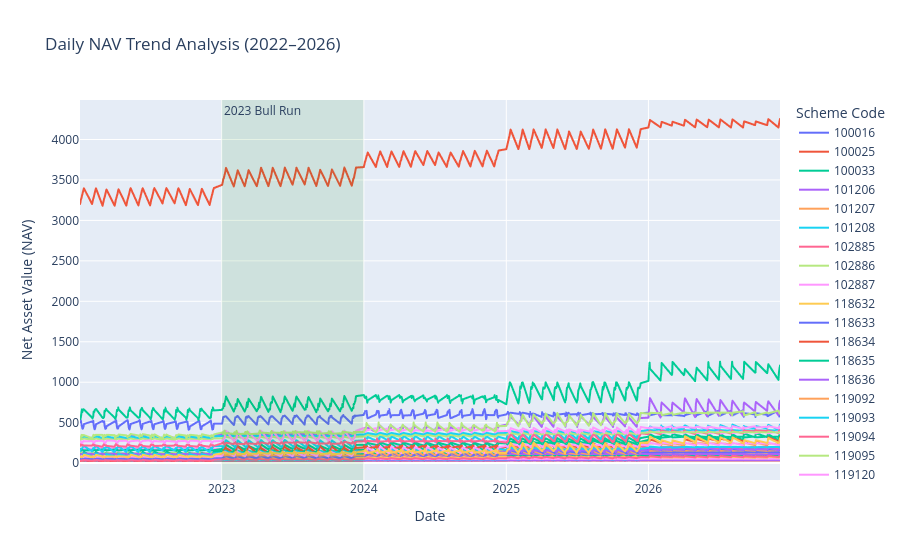

This figure's notebook cell:
### Code cell
fig.add_vrect(
    x0='2023-01-01',
    x1='2023-12-31',
    fillcolor='green',
    opacity=0.10,
    line_width=0,
    annotation_text='2023 Bull Run',
    annotation_position='top left'
)

### Figure 1 — Plotly figure (JSON) as saved in the notebook; plotly's stock layout.template omitted (floating-point values rounded to 4 significant figures; data arrays with more than 128 entries replaced by an {"elided": "..."} marker saying what was removed)
{"data": [{"customdata": {"elided": "453x1 int values"}, "hovertemplate": "Scheme Code=%{customdata[0]}<br>Date=%{x}<br>Net Asset Value (NAV)=%{y}<extra></extra>", "legendgroup": "100016", "line": {"color": "#636efa", "dash": "solid"}, "marker": {"symbol": "circle"}, "mode": "lines", "name": "100016", "showlegend": true, "type": "scattergl", "x": {"elided": "453 str values"}, "xaxis": "x", "y": {"elided": "453 float values"}, "yaxis": "y"}, {"customdata": {"elided": "453x1 int values"}, "hovertemplate": "Scheme Code=%{customdata[0]}<br>Date=%{x}<br>Net Asset Value (NAV)=%{y}<extra></extra>", "legendgroup": "100025", "line": {"color": "#EF553B", "dash": "solid"}, "marker": {"symbol": "circle"}, "mode": "lines", "name": "100025", "showlegend": true, "type": "scattergl", "x": {"elided": "453 str values"}, "xaxis": "x", "y": {"elided": "453 float values"}, "yaxis": "y"}, {"customdata": {"elided": "453x1 int values"}, "hovertemplate": "Scheme Code=%{customdata[0]}<br>Date=%{x}<br>Net Asset Value (NAV)=%{y}<extra></extra>", "legendgroup": "100033", "line": {"color": "#00cc96", "dash": "solid"}, "marker": {"symbol": "circle"}, "mode": "lines", "name": "100033", "showlegend": true, "type": "scattergl", "x": {"elided": "453 str values"}, "xaxis": "x", "y": {"elided": "453 float values"}, "yaxis": "y"}, {"customdata": {"elided": "453x1 int values"}, "hovertemplate": "Scheme Code=%{customdata[0]}<br>Date=%{x}<br>Net Asset Value (NAV)=%{y}<extra></extra>", "legendgroup": "101206", "line": {"color": "#ab63fa", "dash": "solid"}, "marker": {"symbol": "circle"}, "mode": "lines", "name": "101206", "showlegend": true, "type": "scattergl", "x": {"elided": "453 str values"}, "xaxis": "x", "y": {"elided": "453 float values"}, "yaxis": "y"}, {"customdata": {"elided": "453x1 int values"}, "hovertemplate": "Scheme Code=%{customdata[0]}<br>Date=%{x}<br>Net Asset Value (NAV)=%{y}<extra></extra>", "legendgroup": "101207", "line": {"color": "#FFA15A", "dash": "solid"}, "marker": {"symbol": "circle"}, "mode": "lines", "name": "101207", "showlegend": true, "type": "scattergl", "x": {"elided": "453 str values"}, "xaxis": "x", "y": {"elided": "453 float values"}, "yaxis": "y"}, {"customdata": {"elided": "453x1 int values"}, "hovertemplate": "Scheme Code=%{customdata[0]}<br>Date=%{x}<br>Net Asset Value (NAV)=%{y}<extra></extra>", "legendgroup": "101208", "line": {"color": "#19d3f3", "dash": "solid"}, "marker": {"symbol": "circle"}, "mode": "lines", "name": "101208", "showlegend": true, "type": "scattergl", "x": {"elided": "453 str values"}, "xaxis": "x", "y": {"elided": "453 float values"}, "yaxis": "y"}, {"customdata": {"elided": "453x1 int values"}, "hovertemplate": "Scheme Code=%{customdata[0]}<br>Date=%{x}<br>Net Asset Value (NAV)=%{y}<extra></extra>", "legendgroup": "102885", "line": {"color": "#FF6692", "dash": "solid"}, "marker": {"symbol": "circle"}, "mode": "lines", "name": "102885", "showlegend": true, "type": "scattergl", "x": {"elided": "453 str values"}, "xaxis": "x", "y": {"elided": "453 float values"}, "yaxis": "y"}, {"customdata": {"elided": "453x1 int values"}, "hovertemplate": "Scheme Code=%{customdata[0]}<br>Date=%{x}<br>Net Asset Value (NAV)=%{y}<extra></extra>", "legendgroup": "102886", "line": {"color": "#B6E880", "dash": "solid"}, "marker": {"symbol": "circle"}, "mode": "lines", "name": "102886", "showlegend": true, "type": "scattergl", "x": {"elided": "453 str values"}, "xaxis": "x", "y": {"elided": "453 float values"}, "yaxis": "y"}, {"customdata": {"elided": "453x1 int values"}, "hovertemplate": "Scheme Code=%{customdata[0]}<br>Date=%{x}<br>Net Asset Value (NAV)=%{y}<extra></extra>", "legendgroup": "102887", "line": {"color": "#FF97FF", "dash": "solid"}, "marker": {"symbol": "circle"}, "mode": "lines", "name": "102887", "showlegend": true, "type": "scattergl", "x": {"elided": "453 str values"}, "xaxis": "x", "y": {"elided": "453 float values"}, "yaxis": "y"}, {"customdata": {"elided": "453x1 int values"}, "hovertemplate": "Scheme Code=%{customdata[0]}<br>Date=%{x}<br>Net Asset Value (NAV)=%{y}<extra></extra>", "legendgroup": "118632", "line": {"color": "#FECB52", "dash": "solid"}, "marker": {"symbol": "circle"}, "mode": "lines", "name": "118632", "showlegend": true, "type": "scattergl", "x": {"elided": "453 str values"}, "xaxis": "x", "y": {"elided": "453 float values"}, "yaxis": "y"}, {"customdata": {"elided": "453x1 int values"}, "hovertemplate": "Scheme Code=%{customdata[0]}<br>Date=%{x}<br>Net Asset Value (NAV)=%{y}<extra></extra>", "legendgroup": "118633", "line": {"color": "#636efa", "dash": "solid"}, "marker": {"symbol": "circle"}, "mode": "lines", "name": "118633", "showlegend": true, "type": "scattergl", "x": {"elided": "453 str values"}, "xaxis": "x", "y": {"elided": "453 float values"}, "yaxis": "y"}, {"customdata": {"elided": "453x1 int values"}, "hovertemplate": "Scheme Code=%{customdata[0]}<br>Date=%{x}<br>Net Asset Value (NAV)=%{y}<extra></extra>", "legendgroup": "118634", "line": {"color": "#EF553B", "dash": "solid"}, "marker": {"symbol": "circle"}, "mode": "lines", "name": "118634", "showlegend": true, "type": "scattergl", "x": {"elided": "453 str values"}, "xaxis": "x", "y": {"elided": "453 float values"}, "yaxis": "y"}, {"customdata": {"elided": "453x1 int values"}, "hovertemplate": "Scheme Code=%{customdata[0]}<br>Date=%{x}<br>Net Asset Value (NAV)=%{y}<extra></extra>", "legendgroup": "118635", "line": {"color": "#00cc96", "dash": "solid"}, "marker": {"symbol": "circle"}, "mode": "lines", "name": "118635", "showlegend": true, "type": "scattergl", "x": {"elided": "453 str values"}, "xaxis": "x", "y": {"elided": "453 float values"}, "yaxis": "y"}, {"customdata": {"elided": "453x1 int values"}, "hovertemplate": "Scheme Code=%{customdata[0]}<br>Date=%{x}<br>Net Asset Value (NAV)=%{y}<extra></extra>", "legendgroup": "118636", "line": {"color": "#ab63fa", "dash": "solid"}, "marker": {"symbol": "circle"}, "mode": "lines", "name": "118636", "showlegend": true, "type": "scattergl", "x": {"elided": "453 str values"}, "xaxis": "x", "y": {"elided": "453 float values"}, "yaxis": "y"}, {"customdata": {"elided": "453x1 int values"}, "hovertemplate": "Scheme Code=%{customdata[0]}<br>Date=%{x}<br>Net Asset Value (NAV)=%{y}<extra></extra>", "legendgroup": "119092", "line": {"color": "#FFA15A", "dash": "solid"}, "marker": {"symbol": "circle"}, "mode": "lines", "name": "119092", "showlegend": true, "type": "scattergl", "x": {"elided": "453 str values"}, "xaxis": "x", "y": {"elided": "453 float values"}, "yaxis": "y"}, {"customdata": {"elided": "453x1 int values"}, "hovertemplate": "Scheme Code=%{customdata[0]}<br>Date=%{x}<br>Net Asset Value (NAV)=%{y}<extra></extra>", "legendgroup": "119093", "line": {"color": "#19d3f3", "dash": "solid"}, "marker": {"symbol": "circle"}, "mode": "lines", "name": "119093", "showlegend": true, "type": "scattergl", "x": {"elided": "453 str values"}, "xaxis": "x", "y": {"elided": "453 float values"}, "yaxis": "y"}, {"customdata": {"elided": "453x1 int values"}, "hovertemplate": "Scheme Code=%{customdata[0]}<br>Date=%{x}<br>Net Asset Value (NAV)=%{y}<extra></extra>", "legendgroup": "119094", "line": {"color": "#FF6692", "dash": "solid"}, "marker": {"symbol": "circle"}, "mode": "lines", "name": "119094", "showlegend": true, "type": "scattergl", "x": {"elided": "453 str values"}, "xaxis": "x", "y": {"elided": "453 float values"}, "yaxis": "y"}, {"customdata": {"elided": "453x1 int values"}, "hovertemplate": "Scheme Code=%{customdata[0]}<br>Date=%{x}<br>Net Asset Value (NAV)=%{y}<extra></extra>", "legendgroup": "119095", "line": {"color": "#B6E880", "dash": "solid"}, "marker": {"symbol": "circle"}, "mode": "lines", "name": "119095", "showlegend": true, "type": "scattergl", "x": {"elided": "453 str values"}, "xaxis": "x", "y": {"elided": "453 float values"}, "yaxis": "y"}, {"customdata": {"elided": "453x1 int values"}, "hovertemplate": "Scheme Code=%{customdata[0]}<br>Date=%{x}<br>Net Asset Value (NAV)=%{y}<extra></extra>", "legendgroup": "119120", "line": {"color": "#FF97FF", "dash": "solid"}, "marker": {"symbol": "circle"}, "mode": "lines", "name": "119120", "showlegend": true, "type": "scattergl", "x": {"elided": "453 str values"}, "xaxis": "x", "y": {"elided": "453 float values"}, "yaxis": "y"}, {"customdata": {"elided": "453x1 int values"}, "hovertemplate": "Scheme Code=%{customdata[0]}<br>Date=%{x}<br>Net Asset Value (NAV)=%{y}<extra></extra>", "legendgroup": "119551", "line": {"color": "#FECB52", "dash": "solid"}, "marker": {"symbol": "circle"}, "mode": "lines", "name": "119551", "showlegend": true, "type": "scattergl", "x": {"elided": "453 str values"}, "xaxis": "x", "y": {"elided": "453 float values"}, "yaxis": "y"}, {"customdata": {"elided": "453x1 int values"}, "hovertemplate": "Scheme Code=%{customdata[0]}<br>Date=%{x}<br>Net Asset Value (NAV)=%{y}<extra></extra>", "legendgroup": "119552", "line": {"color": "#636efa", "dash": "solid"}, "marker": {"symbol": "circle"}, "mode": "lines", "name": "119552", "showlegend": true, "type": "scattergl", "x": {"elided": "453 str values"}, "xaxis": "x", "y": {"elided": "453 float values"}, "yaxis": "y"}, {"customdata": {"elided": "453x1 int values"}, "hovertemplate": "Scheme Code=%{customdata[0]}<br>Date=%{x}<br>Net Asset Value (NAV)=%{y}<extra></extra>", "legendgroup": "119598", "line": {"color": "#EF553B", "dash": "solid"}, "marker": {"symbol": "circle"}, "mode": "lines", "name": "119598", "showlegend": true, "type": "scattergl", "x": {"elided": "453 str values"}, "xaxis": "x", "y": {"elided": "453 float values"}, "yaxis": "y"}, {"customdata": {"elided": "453x1 int values"}, "hovertemplate": "Scheme Code=%{customdata[0]}<br>Date=%{x}<br>Net Asset Value (NAV)=%{y}<extra></extra>", "legendgroup": "119599", "line": {"color": "#00cc96", "dash": "solid"}, "marker": {"symbol": "circle"}, "mode": "lines", "name": "119599", "showlegend": true, "type": "scattergl", "x": {"elided": "453 str values"}, "xaxis": "x", "y": {"elided": "453 float values"}, "yaxis": "y"}, {"customdata": {"elided": "453x1 int values"}, "hovertemplate": "Scheme Code=%{customdata[0]}<br>Date=%{x}<br>Net Asset Value (NAV)=%{y}<extra></extra>", "legendgroup": "120503", "line": {"color": "#ab63fa", "dash": "solid"}, "marker": {"symbol": "circle"}, "mode": "lines", "name": "120503", "showlegend": true, "type": "scattergl", "x": {"elided": "453 str values"}, "xaxis": "x", "y": {"elided": "453 float values"}, "yaxis": "y"}, {"customdata": {"elided": "453x1 int values"}, "hovertemplate": "Scheme Code=%{customdata[0]}<br>Date=%{x}<br>Net Asset Value (NAV)=%{y}<extra></extra>", "legendgroup": "120504", "line": {"color": "#FFA15A", "dash": "solid"}, "marker": {"symbol": "circle"}, "mode": "lines", "name": "120504", "showlegend": true, "type": "scattergl", "x": {"elided": "453 str values"}, "xaxis": "x", "y": {"elided": "453 float values"}, "yaxis": "y"}, {"customdata": {"elided": "453x1 int values"}, "hovertemplate": "Scheme Code=%{customdata[0]}<br>Date=%{x}<br>Net Asset Value (NAV)=%{y}<extra></extra>", "legendgroup": "120505", "line": {"color": "#19d3f3", "dash": "solid"}, "marker": {"symbol": "circle"}, "mode": "lines", "name": "120505", "showlegend": true, "type": "scattergl", "x": {"elided": "453 str values"}, "xaxis": "x", "y": {"elided": "453 float values"}, "yaxis": "y"}, {"customdata": {"elided": "453x1 int values"}, "hovertemplate": "Scheme Code=%{customdata[0]}<br>Date=%{x}<br>Net Asset Value (NAV)=%{y}<extra></extra>", "legendgroup": "120506", "line": {"color": "#FF6692", "dash": "solid"}, "marker": {"symbol": "circle"}, "mode": "lines", "name": "120506", "showlegend": true, "type": "scattergl", "x": {"elided": "453 str values"}, "xaxis": "x", "y": {"elided": "453 float values"}, "yaxis": "y"}, {"customdata": {"elided": "453x1 int values"}, "hovertemplate": "Scheme Code=%{customdata[0]}<br>Date=%{x}<br>Net Asset Value (NAV)=%{y}<extra></extra>", "legendgroup": "120507", "line": {"color": "#B6E880", "dash": "solid"}, "marker": {"symbol": "circle"}, "mode": "lines", "name": "120507", "showlegend": true, "type": "scattergl", "x": {"elided": "453 str values"}, "xaxis": "x", "y": {"elided": "453 float values"}, "yaxis": "y"}, {"customdata": {"elided": "453x1 int values"}, "hovertemplate": "Scheme Code=%{customdata[0]}<br>Date=%{x}<br>Net Asset Value (NAV)=%{y}<extra></extra>", "legendgroup": "120841", "line": {"color": "#FF97FF", "dash": "solid"}, "marker": {"symbol": "circle"}, "mode": "lines", "name": "120841", "showlegend": true, "type": "scattergl", "x": {"elided": "453 str values"}, "xaxis": "x", "y": {"elided": "453 float values"}, "yaxis": "y"}, {"customdata": {"elided": "453x1 int values"}, "hovertemplate": "Scheme Code=%{customdata[0]}<br>Date=%{x}<br>Net Asset Value (NAV)=%{y}<extra></extra>", "legendgroup": "120842", "line": {"color": "#FECB52", "dash": "solid"}, "marker": {"symbol": "circle"}, "mode": "lines", "name": "120842", "showlegend": true, "type": "scattergl", "x": {"elided": "453 str values"}, "xaxis": "x", "y": {"elided": "453 float values"}, "yaxis": "y"}, {"customdata": {"elided": "453x1 int values"}, "hovertemplate": "Scheme Code=%{customdata[0]}<br>Date=%{x}<br>Net Asset Value (NAV)=%{y}<extra></extra>", "legendgroup": "120843", "line": {"color": "#636efa", "dash": "solid"}, "marker": {"symbol": "circle"}, "mode": "lines", "name": "120843", "showlegend": true, "type": "scattergl", "x": {"elided": "453 str values"}, "xaxis": "x", "y": {"elided": "453 float values"}, "yaxis": "y"}, {"customdata": {"elided": "453x1 int values"}, "hovertemplate": "Scheme Code=%{customdata[0]}<br>Date=%{x}<br>Net Asset Value (NAV)=%{y}<extra></extra>", "legendgroup": "120844", "line": {"color": "#EF553B", "dash": "solid"}, "marker": {"symbol": "circle"}, "mode": "lines", "name": "120844", "showlegend": true, "type": "scattergl", "x": {"elided": "453 str values"}, "xaxis": "x", "y": {"elided": "453 float values"}, "yaxis": "y"}, {"customdata": {"elided": "453x1 int values"}, "hovertemplate": "Scheme Code=%{customdata[0]}<br>Date=%{x}<br>Net Asset Value (NAV)=%{y}<extra></extra>", "legendgroup": "125497", "line": {"color": "#00cc96", "dash": "solid"}, "marker": {"symbol": "circle"}, "mode": "lines", "name": "125497", "showlegend": true, "type": "scattergl", "x": {"elided": "453 str values"}, "xaxis": "x", "y": {"elided": "453 float values"}, "yaxis": "y"}, {"customdata": {"elided": "453x1 int values"}, "hovertemplate": "Scheme Code=%{customdata[0]}<br>Date=%{x}<br>Net Asset Value (NAV)=%{y}<extra></extra>", "legendgroup": "125498", "line": {"color": "#ab63fa", "dash": "solid"}, "marker": {"symbol": "circle"}, "mode": "lines", "name": "125498", "showlegend": true, "type": "scattergl", "x": {"elided": "453 str values"}, "xaxis": "x", "y": {"elided": "453 float values"}, "yaxis": "y"}, {"customdata": {"elided": "453x1 int values"}, "hovertemplate": "Scheme Code=%{customdata[0]}<br>Date=%{x}<br>Net Asset Value (NAV)=%{y}<extra></extra>", "legendgroup": "148567", "line": {"color": "#FFA15A", "dash": "solid"}, "marker": {"symbol": "circle"}, "mode": "lines", "name": "148567", "showlegend": true, "type": "scattergl", "x": {"elided": "453 str values"}, "xaxis": "x", "y": {"elided": "453 float values"}, "yaxis": "y"}, {"customdata": {"elided": "453x1 int values"}, "hovertemplate": "Scheme Code=%{customdata[0]}<br>Date=%{x}<br>Net Asset Value (NAV)=%{y}<extra></extra>", "legendgroup": "148568", "line": {"color": "#19d3f3", "dash": "solid"}, "marker": {"symbol": "circle"}, "mode": "lines", "name": "148568", "showlegend": true, "type": "scattergl", "x": {"elided": "453 str values"}, "xaxis": "x", "y": {"elided": "453 float values"}, "yaxis": "y"}, {"customdata": {"elided": "453x1 int values"}, "hovertemplate": "Scheme Code=%{customdata[0]}<br>Date=%{x}<br>Net Asset Value (NAV)=%{y}<extra></extra>", "legendgroup": "148569", "line": {"color": "#FF6692", "dash": "solid"}, "marker": {"symbol": "circle"}, "mode": "lines", "name": "148569", "showlegend": true, "type": "scattergl", "x": {"elided": "453 str values"}, "xaxis": "x", "y": {"elided": "453 float values"}, "yaxis": "y"}, {"customdata": {"elided": "453x1 int values"}, "hovertemplate": "Scheme Code=%{customdata[0]}<br>Date=%{x}<br>Net Asset Value (NAV)=%{y}<extra></extra>", "legendgroup": "149322", "line": {"color": "#B6E880", "dash": "solid"}, "marker": {"symbol": "circle"}, "mode": "lines", "name": "149322", "showlegend": true, "type": "scattergl", "x": {"elided": "453 str values"}, "xaxis": "x", "y": {"elided": "453 float values"}, "yaxis": "y"}, {"customdata": {"elided": "453x1 int values"}, "hovertemplate": "Scheme Code=%{customdata[0]}<br>Date=%{x}<br>Net Asset Value (NAV)=%{y}<extra></extra>", "legendgroup": "149323", "line": {"color": "#FF97FF", "dash": "solid"}, "marker": {"symbol": "circle"}, "mode": "lines", "name": "149323", "showlegend": true, "type": "scattergl", "x": {"elided": "453 str values"}, "xaxis": "x", "y": {"elided": "453 float values"}, "yaxis": "y"}, {"customdata": {"elided": "453x1 int values"}, "hovertemplate": "Scheme Code=%{customdata[0]}<br>Date=%{x}<br>Net Asset Value (NAV)=%{y}<extra></extra>", "legendgroup": "149324", "line": {"color": "#FECB52", "dash": "solid"}, "marker": {"symbol": "circle"}, "mode": "lines", "name": "149324", "showlegend": true, "type": "scattergl", "x": {"elided": "453 str values"}, "xaxis": "x", "y": {"elided": "453 float values"}, "yaxis": "y"}], "layout": {"annotations": [{"showarrow": false, "text": "2023 Bull Run", "x": "2023-01-01", "xanchor": "left", "xref": "x", "y": 1, "yanchor": "top", "yref": "y domain"}], "legend": {"title": {"text": "Scheme Code"}, "tracegroupgap": 0}, "shapes": [{"fillcolor": "green", "line": {"width": 0}, "opacity": 0.1, "type": "rect", "x0": "2023-01-01", "x1": "2023-12-31", "xref": "x", "y0": 0, "y1": 1, "yref": "y domain"}], "title": {"text": "Daily NAV Trend Analysis (2022–2026)"}, "xaxis": {"anchor": "y", "domain": [0, 1], "title": {"text": "Date"}}, "yaxis": {"anchor": "x", "domain": [0, 1], "title": {"text": "Net Asset Value (NAV)"}}}}
